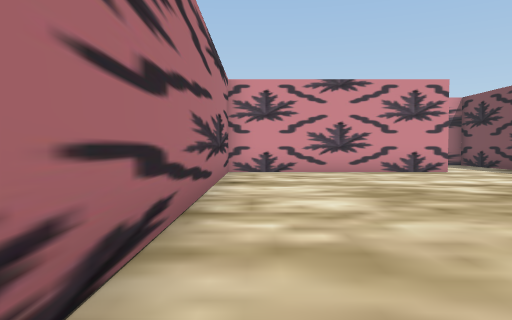
view 1 (above)

24 first-person views from a walk through a scene from a Unity 3-D project. The camera is 1.4 m above the floor, tilts 2° down and sees 70° across. The floor is counted in squares, 2 m on a side. Each view is taken from the middle of a square. On the plan, view 1 faces up. The plan holds only what a view shows up to about 11 squares ahead; the rest is blank. The place goes on beyond the plan. The player character is not drawn.

view 2
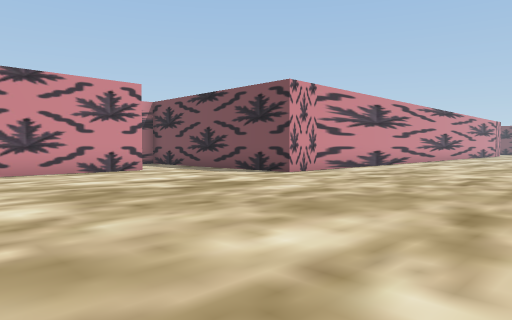

view 3
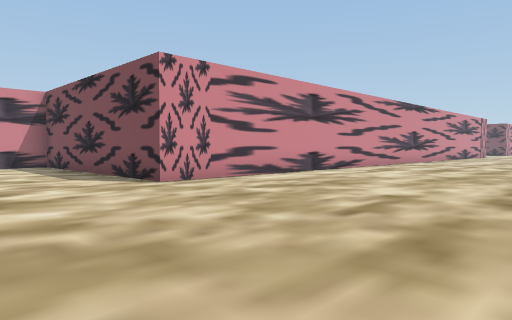

view 4
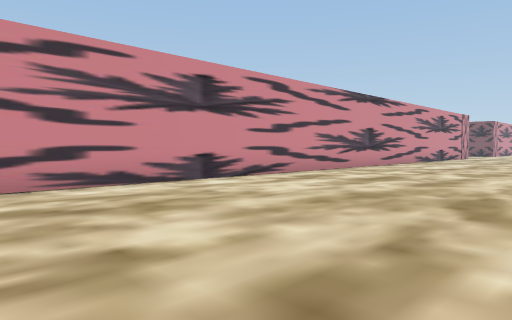

view 5
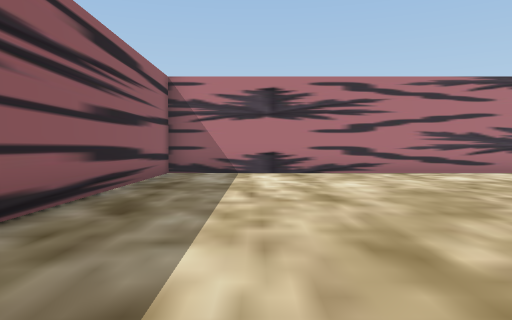

view 6
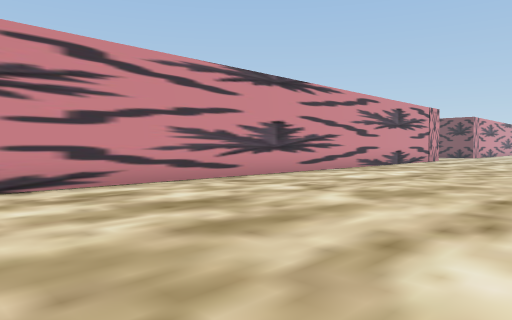

view 7
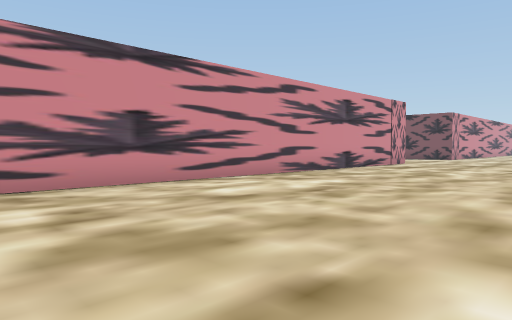

view 8
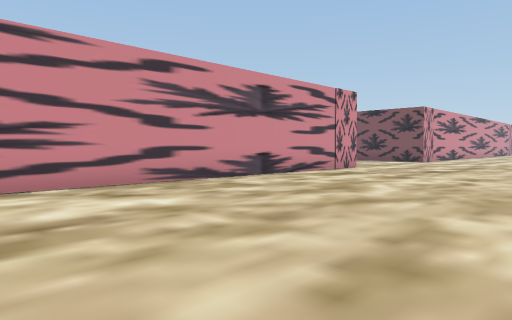

view 9
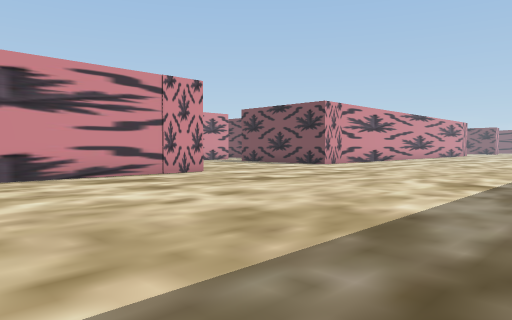

view 10
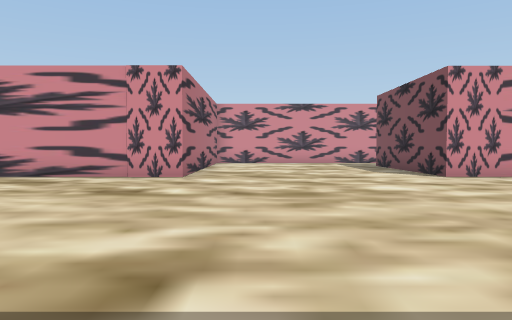

view 11
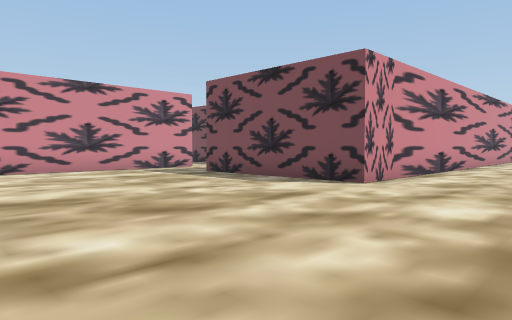

view 12
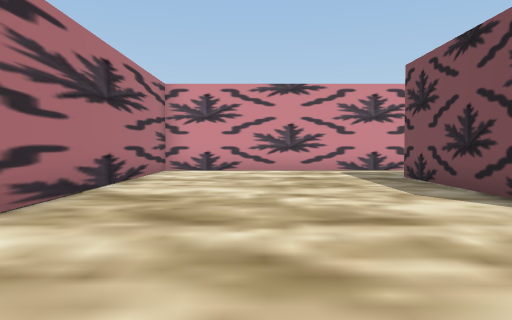

view 13
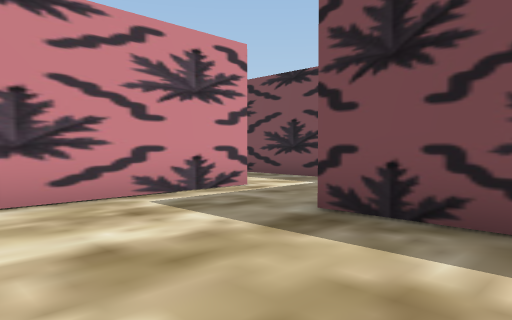

view 14
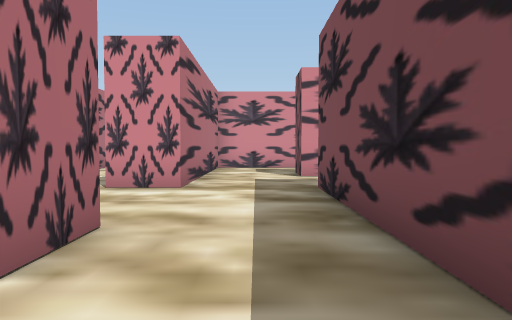

view 15
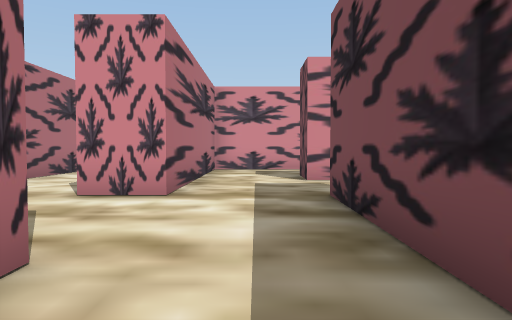

view 16
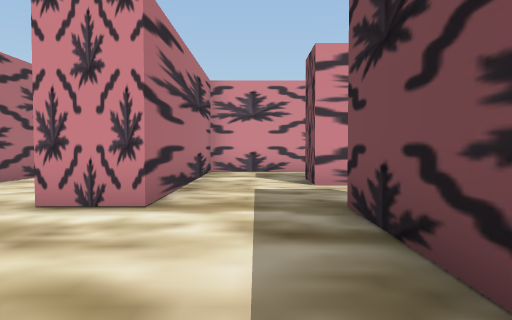

view 17
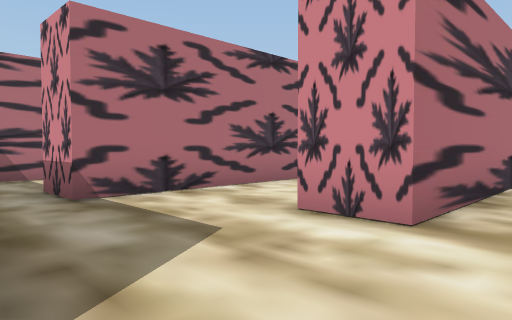

view 18
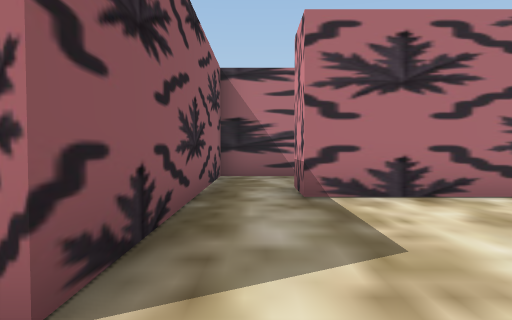

view 19
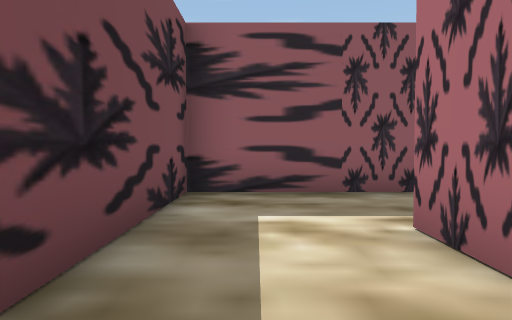

view 20
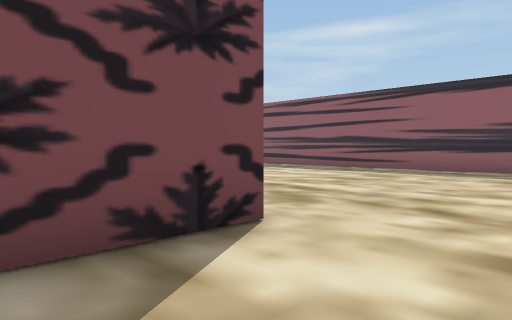

view 21
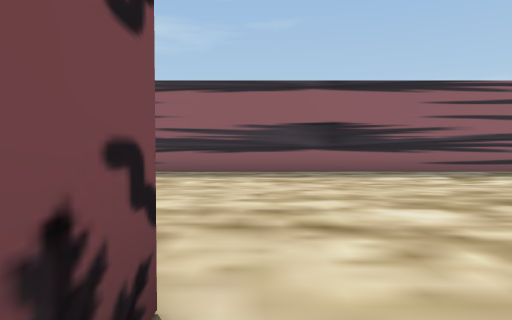

view 22
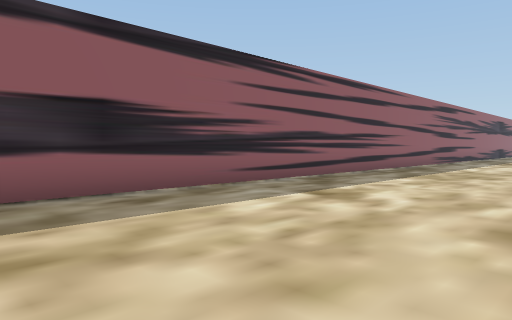

view 23
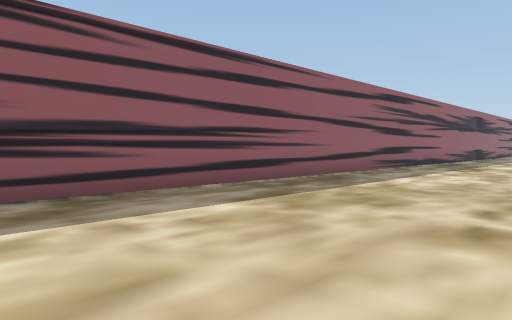

view 24
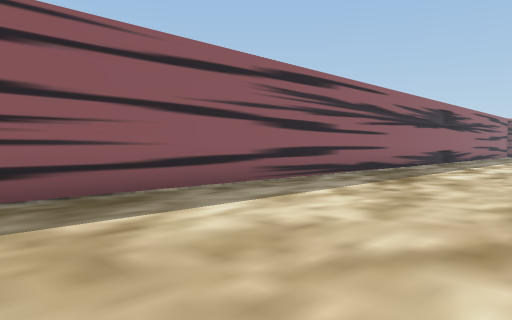

### Floor plan
Points are (right, up) in squares from view 1. A wall is a line through its corners. A room is listed if a view was taken in it or the views show most of it. See-through windows are left out.
Room 1 (views 1, 2, 3, 4, 5, 6, 7, 8, 9, 10, 11, 12, 13, 20, 21, 22, 23, 24)
walls: (17.8, -2.3) (40.9, -2.3); (5.4, 10.1) (-0.8, 10.1) (-0.8, -2.3) (5.8, -2.3); (38.4, 13.9) (32.3, 13.9) (32.3, 6.5) (7.8, 6.5) (7.8, 10.4); (42.5, 6.5) (38.4, 6.5) (38.4, 11.4)
ways out: opening at (39, 12.5) to room 2; opening at (6.5, 11)
Room 2 (views 14, 15)
walls: (39.6, 13.9) (38.4, 13.9); (38.4, 11.4) (42.1, 11.4) (42.1, 13.6)
ways out: opening at (39, 12.5) to room 1; opening at (40.5, 14.5) to room 3
Room 3 (views 16, 17, 18, 19)
walls: (42.5, 24.4) (39.6, 24.4) (39.6, 18.2) (38.4, 18.2); (36, 23.4) (36, 16.7); (36.4, 15.2) (39.6, 15.2) (39.6, 13.9); (42.1, 13.6) (42.1, 18.2)
ways out: opening at (40.5, 14.5) to room 2; opening at (35.5, 16)

Positions as (right, up) in squares from view 1, and headings:
1: (0, 0), facing up
2: (0, 0), facing up-right
3: (4, 0), facing up-right
4: (8, 0), facing up-right
5: (9, 0), facing left
6: (13, 0), facing up-right
7: (17, 0), facing up-right
8: (21, 0), facing up-right
9: (26, -2), facing up-right
10: (34, -2), facing up
11: (32, 3), facing up-right
12: (35, 3), facing up
13: (35, 9), facing up-right
14: (41, 12), facing up
15: (41, 13), facing up
16: (41, 14), facing up
17: (41, 15), facing up-left
18: (41, 16), facing left
19: (41, 17), facing down
20: (36, 9), facing down-right
21: (38, 8), facing down
22: (38, 3), facing down-left
23: (33, 3), facing down-left
24: (28, 3), facing down-left
